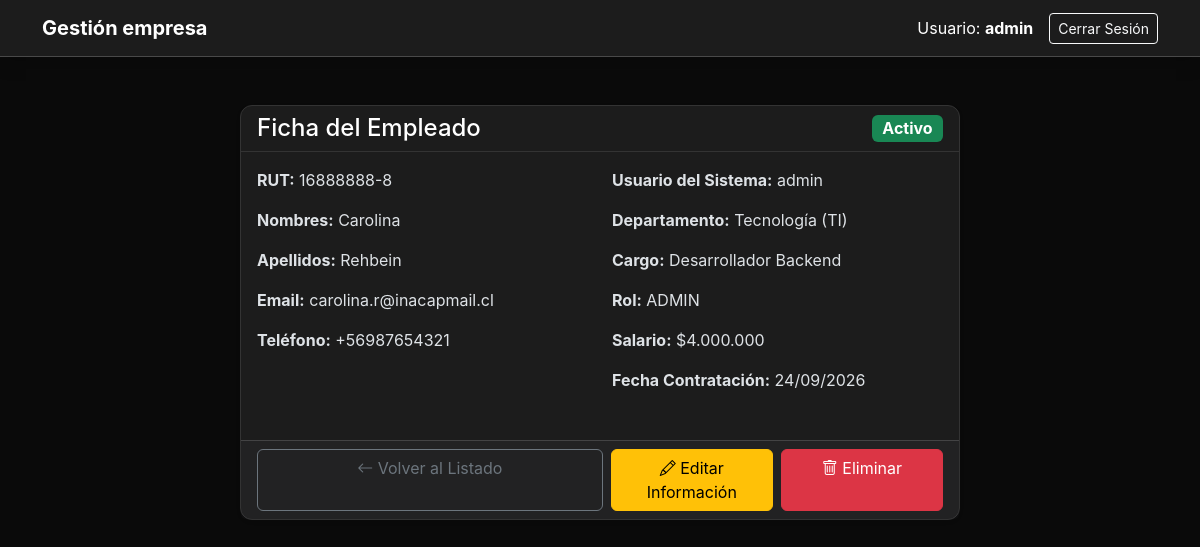
The app's page /personal/empleados/4/ (signed in) with its own data.
### usuarios/models.py (models this page shows, shortened)
class Empleado(models.Model):
    id_empleado = models.AutoField(primary_key=True)
    user = models.OneToOneField(User, on_delete=models.CASCADE, related_name='empleado', null=True, blank=True)
    persona = models.OneToOneField(Persona, on_delete=models.CASCADE, related_name='empleado', null=True, blank=True)
    id_cargo = models.ForeignKey(Cargo, on_delete=models.SET_NULL, null=True, db_column='id_cargo', related_name='empleados')
    id_rol = models.ForeignKey(Rol, on_delete=models.PROTECT, null=True, blank=True, db_column='id_rol', related_name='empleados')
    fecha_contratacion = models.DateField(auto_now_add=True)
    salario = models.DecimalField(max_digits=10, decimal_places=2, null=True, blank=True)
    activo = models.BooleanField(default=True)
    @property
    def salario_clp(self):
        if self.salario is not None:
            monto_entero = int(self.salario)
            return f"${monto_entero:,}".replace(",", ".")
        return "No asignado"

class Persona(models.Model):
    rut = models.CharField(max_length=12, primary_key=True, help_text="Formato: 12345678-9")
    nombres = models.CharField(max_length=100)
    apellidos = models.CharField(max_length=100)
    email = models.EmailField(unique=True)
    telefono = models.CharField(max_length=20, blank=True, null=True)
    fecha_nacimiento = models.DateField(blank=True, null=True)
    fecha_creacion = models.DateTimeField(auto_now_add=True)

class Cargo(models.Model):
    id_cargo = models.AutoField(primary_key=True)
    id_departamento = models.ForeignKey(Departamento, on_delete=models.CASCADE, db_column='id_departamento', related_name='cargos')
    nombre = models.CharField(max_length=100)
    descripcion = models.CharField(max_length=255, blank=True, null=True)

class Departamento(models.Model):
    id_departamento = models.AutoField(primary_key=True)
    nombre = models.CharField(max_length=100, unique=True)
    descripcion = models.CharField(max_length=255, blank=True, null=True)
    fecha_creacion = models.DateTimeField(auto_now_add=True)

class Rol(models.Model):
    id_rol = models.AutoField(primary_key=True)
    nombre_rol = models.CharField(max_length=50, unique=True) # Ej: 'ADMIN', 'VENDEDOR'
    descripcion = models.CharField(max_length=255, blank=True, null=True)

### usuarios/views.py (the view)
# urls.py: path('personal/empleados/<int:empleado_id>/', views.detalle_empleado, name='detalle_empleado'),
@login_required
def detalle_empleado(request, empleado_id):
    if not es_administrador(request.user):
        messages.error(request, "Acceso denegado: Se requieren permisos de Administrador.")
        return redirect('dashboard')
    empleado = get_object_or_404(
        Empleado.objects.select_related('user', 'persona', 'id_cargo__id_departamento', 'id_rol'),
        id_empleado=empleado_id
    )
    return render(request, 'usuarios/detalle_empleado.html', {
        'empleado': empleado,
        'es_admin': True
    })

### usuarios/views.py (called while the page is built)
def es_administrador(user):
    empleado = getattr(user, 'empleado', None)
    return bool(empleado and empleado.id_rol and empleado.id_rol.nombre_rol.upper() == 'ADMIN')

### usuarios/templates/usuarios/detalle_empleado.html
{% extends 'usuarios/base.html' %}
{% block content %}
<div class="container py-4">
    <div class="row justify-content-center">
        <div class="col-md-8">
            <div class="card shadow-sm">
                <div class="card-header bg-primary text-white d-flex justify-content-between align-items-center">
                    <h4 class="mb-0">Ficha del Empleado</h4>
                    <span class="badge {% if empleado.activo %}bg-success{% else %}bg-danger{% endif %} fs-6">
                        {% if empleado.activo %}Activo{% else %}Inactivo{% endif %}
                    </span>
                </div>
                <div class="card-body">
                    <div class="row mb-3">
                        <div class="col-md-6">
                            <p><strong>RUT:</strong> {{ empleado.persona.rut|default:"N/A" }}</p>
                            <p><strong>Nombres:</strong> {{ empleado.persona.nombres }}</p>
                            <p><strong>Apellidos:</strong> {{ empleado.persona.apellidos }}</p>
                            <p><strong>Email:</strong> {{ empleado.persona.email }}</p>
                            <p><strong>Teléfono:</strong> {{ empleado.persona.telefono|default:"No registrado" }}</p>
                        </div>
                        <div class="col-md-6">
                            <p><strong>Usuario del Sistema:</strong> {{ empleado.user.username|default:"Sin usuario asignado" }}</p>
                            <p><strong>Departamento:</strong> {{ empleado.id_cargo.id_departamento.nombre|default:"N/A" }}</p>
                            <p><strong>Cargo:</strong> {{ empleado.id_cargo.nombre|default:"N/A" }}</p>
                            <p><strong>Rol:</strong> {{ empleado.id_rol.nombre_rol|default:"N/A" }}</p>
                            <p><strong>Salario:</strong> {{ empleado.salario_clp }}</p>
                            <p><strong>Fecha Contratación:</strong> {{ empleado.fecha_contratacion|date:"d/m/Y" }}</p>
                        </div>
                    </div>
                </div>
                <div class="card-footer d-flex flex-column flex-sm-row justify-content-between gap-2">
                    <a href="{% url 'listar_empleados' %}" class="btn btn-outline-secondary w-100 w-sm-auto">
                        <i class="bi bi-arrow-left"></i> Volver al Listado
                    </a>
                    <div class="d-flex flex-column flex-sm-row gap-2 w-100 w-sm-auto">
                        <a href="{% url 'editar_empleado' empleado.id_empleado %}" class="btn btn-warning w-100 w-sm-auto">
                            <i class="bi bi-pencil"></i> Editar Información
                        </a>
                        <a href="{% url 'eliminar_empleado' empleado.id_empleado %}" class="btn btn-danger w-100 w-sm-auto">
                            <i class="bi bi-trash"></i> Eliminar
                        </a>
                    </div>
                </div>
            </div>
        </div>
    </div>
</div>
{% endblock %}

### usuarios/templates/usuarios/base.html (shortened to what this page needs)
<!DOCTYPE html>
<html lang="es" data-bs-theme="dark">
<head>
    <link href="https://cdn.jsdelivr.net/npm/bootstrap@5.3.2/dist/css/bootstrap.min.css" rel="stylesheet">
    <link rel="stylesheet" href="https://cdn.jsdelivr.net/npm/bootstrap-icons@1.11.3/font/bootstrap-icons.min.css">
</head>
<body>
    <nav class="navbar navbar-expand-lg mb-4 shadow">
        <div class="container">
            <a class="navbar-brand fw-bold text-white" href="{% url 'dashboard' %}">Gestión empresa</a>
            {% if user.is_authenticated %}
            <div class="d-flex align-items-center text-white">
                <span class="me-3">
                    Usuario: <strong>{{ user.username }}</strong>
                </span>
                <form action="{% url 'logout' %}" method="post" class="d-inline">
                    <button type="submit" class="btn btn-outline-light btn-sm">Cerrar Sesión</button>
                </form>
            </div>
            {% endif %}
        </div>
    </nav>
    <div class="container">
        {% block content %}
        {% endblock %}
    </div>
</body>
</html>

### usuarios/templates/usuarios/base.html (style rules this page uses)
:root { --bg-main: #0a0a0a; --bg-card: #1c1c1c; --border-color: #333333; --text-main: #f3f4f6; --text-muted: #9ca3af; --accent-color: #2563eb; --accent-hover: #1d4ed8; }
body { background-color: var(--bg-main) !important; color: var(--text-main) !important; font-family: 'Inter', -apple-system, sans-serif; }
.card { background-color: var(--bg-card) !important; border: 1px solid var(--border-color) !important; border-radius: 12px; box-shadow: 0 4px 6px -1px rgba(0, 0, 0, 0.5); }
.card-header { background-color: transparent !important; border-bottom: 1px solid var(--border-color) !important; font-weight: 600; }
.navbar { background-color: var(--bg-card) !important; border-bottom: 1px solid rgba(255, 255, 255, 0.2) !important; }

### records on screen
Empleado: persona.rut "16888888-8", persona.nombres "Carolina", persona.apellidos "Rehbein", persona.email "carolina.r@inacapmail.cl", persona.telefono "+56987654321", user.username "admin", id_cargo.id_departamento.nombre "Tecnología (TI)", id_cargo.nombre "Desarrollador Backend", id_rol.nombre_rol "ADMIN", salario_clp "$4.000.000", fecha_contratacion "24/09/2026"

### other values on screen
{{ user.username }} "admin"
